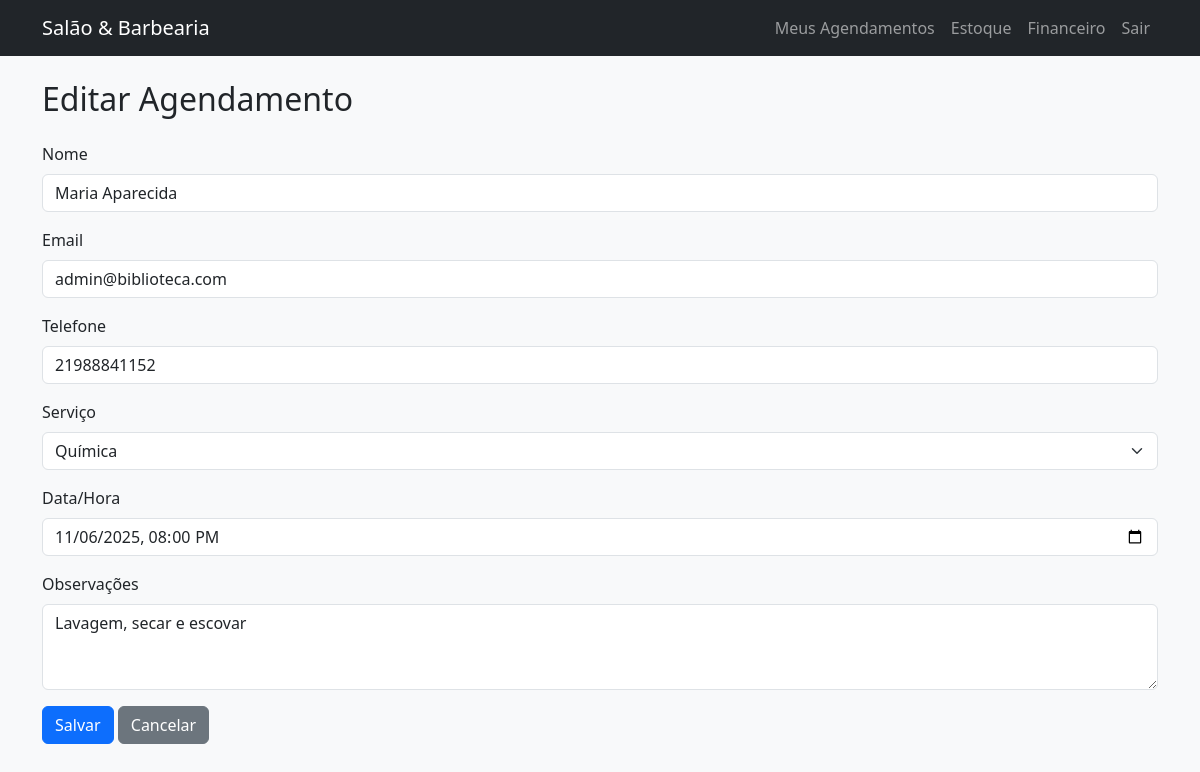
/agendamento/2/editar/ (signed in), run on the app's committed database.
### reservas/models.py (models this page shows, shortened)
class Agendamento(models.Model):
    STATUS_CHOICES = [
        ('pendente', 'Pendente'),
        ('pago', 'Pago'),
        ('cancelado', 'Cancelado'),
    ]
    cliente = models.ForeignKey(User, on_delete=models.CASCADE, null=True, blank=True)
    nome = models.CharField(max_length=100)
    email = models.EmailField()
    telefone = models.CharField(max_length=20)
    servico = models.ForeignKey(Servico, on_delete=models.CASCADE)
    data_hora = models.DateTimeField()
    observacoes = models.TextField(blank=True)
    status = models.CharField(max_length=20, choices=STATUS_CHOICES, default='pendente')

### reservas/views.py (the view)
# urls.py: path('agendamento/<int:pk>/editar/', views.editar_agendamento, name='editar_agendamento'),
@login_required
def editar_agendamento(request, pk):
    agendamento = get_object_or_404(Agendamento, pk=pk, cliente=request.user)
    if request.method == 'POST':
        form = AgendamentoForm(request.POST, instance=agendamento)
        if form.is_valid():
            form.save()
            return redirect('agendamentos')
    else:
        form = AgendamentoForm(instance=agendamento)
    return render(request, 'editar_agendamento.html', {'form': form, 'titulo': 'Editar Agendamento'})

### reservas/forms.py
class AgendamentoForm(forms.ModelForm):
    class Meta:
        model = Agendamento
        fields = ['nome', 'email', 'telefone', 'servico', 'data_hora', 'observacoes']
        widgets = {
            'data_hora': forms.DateTimeInput(attrs={'type': 'datetime-local', 'class': 'form-control'}),
            'observacoes': forms.Textarea(attrs={'rows': 3, 'class': 'form-control'}),
            'nome': forms.TextInput(attrs={'class': 'form-control'}),
            'email': forms.EmailInput(attrs={'class': 'form-control'}),
            'telefone': forms.TextInput(attrs={'class': 'form-control'}),
            'servico': forms.Select(attrs={'class': 'form-control'}),
        }

### reservas/models.py (called while the page is built)
    def __str__(self):
        return self.nome

### reservas/templates/editar_agendamento.html (shortened to what this page needs)
{% extends 'base.html' %}
{% block content %}
{% load widget_tweaks %}
<h2 class="mb-4">{{ titulo }}</h2>
<form method="post">
  <div class="mb-3">
    <label for="id_nome" class="form-label">Nome</label>
    {{ form.nome|add_class:"form-control" }}
  </div>
  <div class="mb-3">
    <label for="id_email" class="form-label">Email</label>
    {{ form.email|add_class:"form-control" }}
  </div>
  <div class="mb-3">
    <label for="id_telefone" class="form-label">Telefone</label>
    {{ form.telefone|add_class:"form-control" }}
  </div>
  <div class="mb-3">
    <label for="id_servico" class="form-label">Serviço</label>
    {{ form.servico|add_class:"form-select" }}
  </div>
  <div class="mb-3">
    <label for="id_data_hora" class="form-label">Data/Hora</label>
    {{ form.data_hora|add_class:"form-control" }}
  </div>
  <div class="mb-3">
    <label for="id_observacoes" class="form-label">Observações</label>
    {{ form.observacoes|add_class:"form-control" }}
  </div>
  <button type="submit" class="btn btn-primary">Salvar</button>
  <a href="{% url 'agendamentos' %}" class="btn btn-secondary">Cancelar</a>
</form>
{% endblock %}

### barbearia/style/style.css (style rules this page uses)
body { background-color: #f8f9fa; }

### data on the page
Agendamento: nome "Maria Aparecida", email "admin@biblioteca.com", telefone "21988841152", servico "Química", data_hora "11/06/2025 20:00", observacoes "Lavagem, secar e escovar"

### other printed values
{{ titulo }} "Editar Agendamento"
